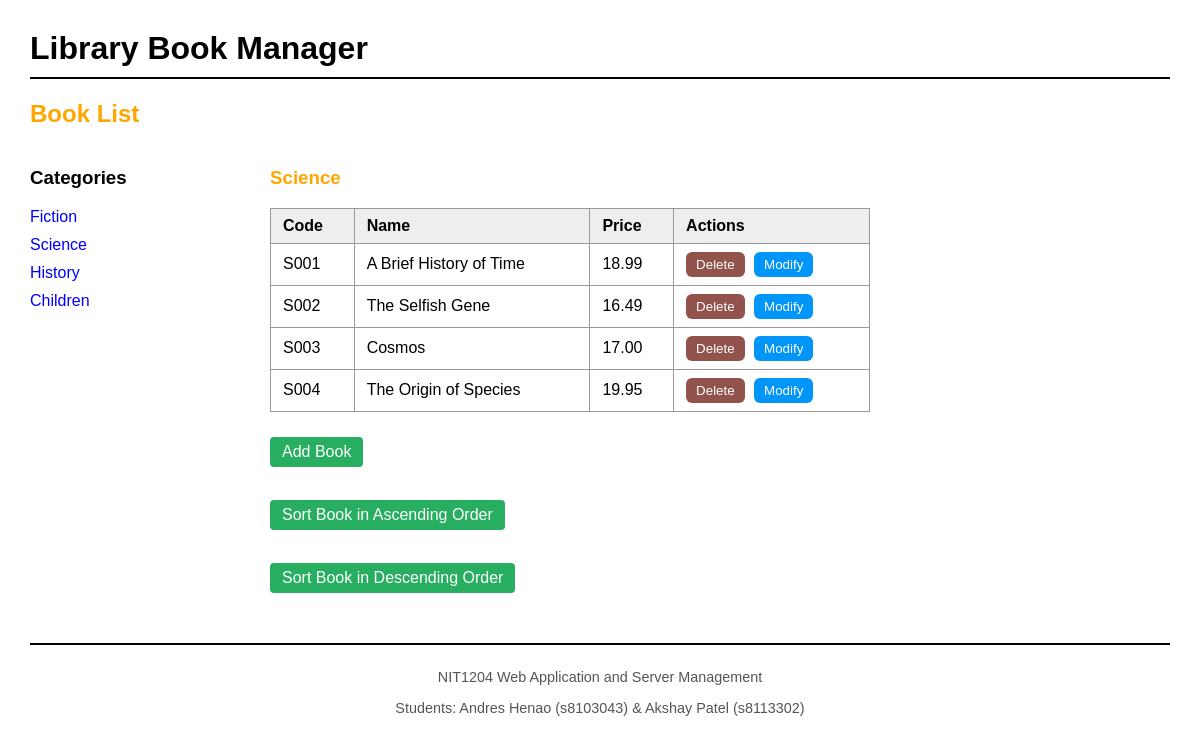
/?category_id=2, run on the app's committed database.
### tables this page shows
CREATE TABLE categories (
    categoryID INT AUTO_INCREMENT PRIMARY KEY,
    categoryName VARCHAR(255) NOT NULL
);

CREATE TABLE products (
    productID INT AUTO_INCREMENT PRIMARY KEY,
    categoryID INT NOT NULL,
    productCode VARCHAR(50),
    productName VARCHAR(255),
    listPrice DECIMAL(10,2),
    FOREIGN KEY (categoryID) REFERENCES categories(categoryID)
);

### model/category_db.php (called while the page is built, shortened)
<?php
require_once('database.php');
function get_categories() {
    global $db;
    $query = 'SELECT * FROM categories ORDER BY categoryID';
    $statement = $db->prepare($query);
    $statement->execute();
    $categories = $statement->fetchAll();
    return $categories;
}
function get_category_name($category_id) {
    global $db;
    $query = 'SELECT categoryName FROM categories WHERE categoryID = :category_id';
    $statement = $db->prepare($query);
    $statement->bindValue(':category_id', $category_id);
    $statement->execute();
    $category = $statement->fetch();
    return $category['categoryName'];
}
?>

### model/product_db.php (called while the page is built, shortened)
<?php
require_once('database.php');
function get_products_by_category($category_id) {
    global $db;
    $query = 'SELECT * FROM products WHERE categoryID = :category_id ORDER BY productID';
    $statement = $db->prepare($query);
    $statement->bindValue(':category_id', $category_id);
    $statement->execute();
    $products = $statement->fetchAll();
    return $products;
}
?>

### view/product_list.php (the view, shortened to what this page needs)
<?php include('header.php'); ?>
<h2 class="page-title">
    <a href="." class="page-title-link">Book List</a>
</h2>
<div class="main-container">
    <div class="sidebar">
        <h3>Categories</h3>
        <ul class="category-list">
            <?php foreach ($categories as $category) : ?>
                <li class="category-item">
                    <a href=".?category_id=<?php echo $category['categoryID']; ?>">
                        <?php echo htmlspecialchars($category['categoryName']); ?>
                    </a>
                </li>
            <?php endforeach; ?>
        </ul>
    </div>
    <div class="booklist">
        <h3 class="category-title"><?php echo $category_name; ?></h3>
        <table class="book-table">
            <tr>
                <th>Code</th>
                <th>Name</th>
                <th>Price</th>
                <th>Actions</th>
            </tr>
            <?php foreach ($products as $product) : ?>
                <tr>
                    <td><?php echo htmlspecialchars($product['productCode']); ?></td>
                    <td><?php echo htmlspecialchars($product['productName']); ?></td>
                    <td><?php echo htmlspecialchars($product['listPrice']); ?></td>
                    <td>
                        <form action="." method="post" class="inline-form">
                            <input type="submit" class="btn-delete" value="Delete">
                        </form>
                        <form action="." method="post" class="inline-form">
                            <input type="submit" class="btn-modify" value="Modify">
                        </form>
                    </td>
                </tr>
            <?php endforeach; ?>
        </table>
        <div class="action-links">
            <a class="btn-action" href=".?action=show_add_form">Add Book</a><br><br>
            <a class="btn-action" href=".?action=sort_books&order=ASC<?php if (isset($category_id) && $category_id) echo "&category_id=$category_id"; ?>">
                Sort Book in Ascending Order
            </a><br><br>
            <a class="btn-action" href=".?action=sort_books&order=DESC<?php if (isset($category_id) && $category_id) echo "&category_id=$category_id"; ?>">
                Sort Book in Descending Order
            </a>
        </div>
    </div>
</div>
<?php include('footer.php'); ?>

### style.css (style rules this page uses)
body { font-family: Arial, sans-serif; margin: 30px; background-color: #fff; }
a { display: inline-block; margin-right: 15px; color: blue; text-decoration: none; }
h2, .page-title { color: orange; margin-top: 20px; }
.page-title-link { text-decoration: none; color: orange; }
.category-title { color: orange; }
.main-container { display: flex; gap: 40px; align-items: flex-start; }
.sidebar { width: 200px; }
.booklist { flex: 1; }
.category-list { list-style-type: none; padding: 0; }
.category-list li.category-item { margin-bottom: 10px; }
.book-table { border-collapse: collapse; width: 100%; max-width: 600px; }
.book-table th, .book-table td { border: 1px solid #999; padding: 8px 12px; text-align: left; }
.book-table th { background-color: #eee; }
.inline-form { display: inline; }
.action-links { margin-top: 20px; }
.btn-delete { background-color: #91534b; color: white; border: none; padding: 5px 10px; margin-right: 5px; cursor: pointer; border-radius: 6px; }
.btn-modify { background-color: #0095f8; color: white; border: none; padding: 5px 10px; cursor: pointer; border-radius: 6px; }
.btn-action { display: inline-block; margin-top: 5px; margin-bottom: 10px; padding: 6px 12px; background-color: #27ae60; color: white; text-decoration: none; border-radius: 4px; }

### data on the page
categories: categoryName "Fiction"
categories: categoryName "Science"
categories: categoryName "History"
categories: categoryName "Children"
products: productCode "S001", productName "A Brief History of Time", listPrice "18.99"
products: productCode "S002", productName "The Selfish Gene", listPrice "16.49"
products: productCode "S003", productName "Cosmos", listPrice "17.00"
products: productCode "S004", productName "The Origin of Species", listPrice "19.95"
